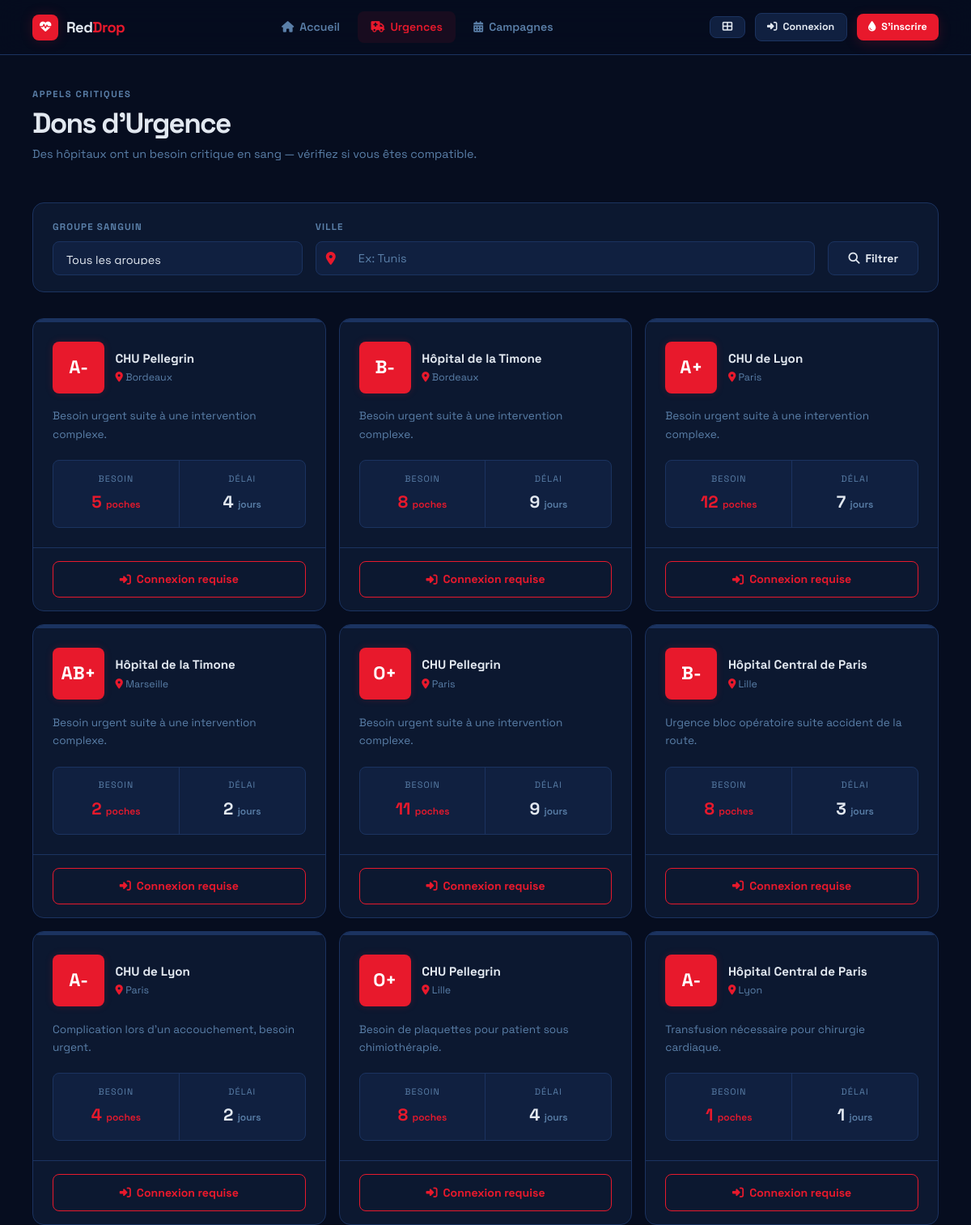
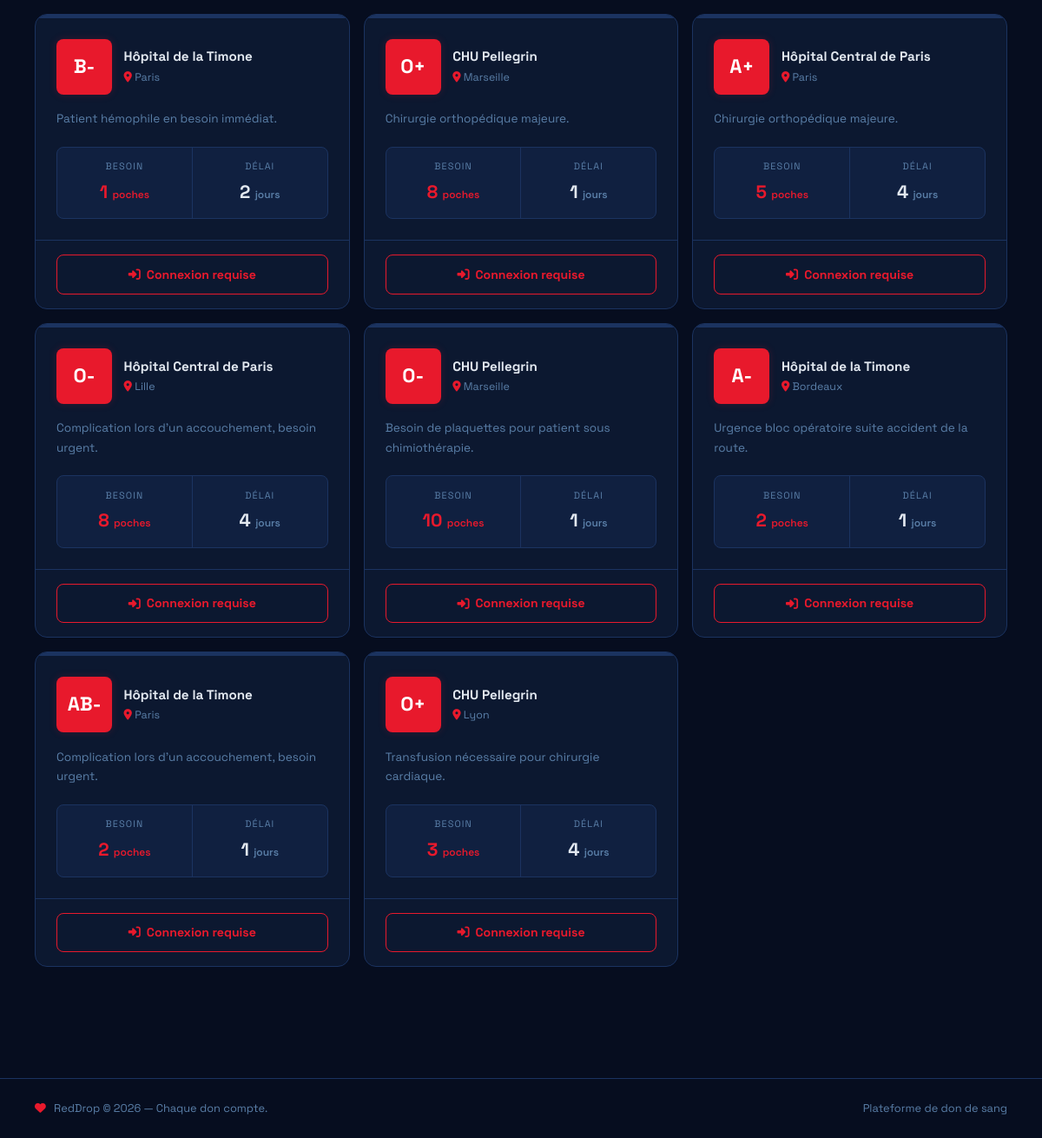
Page /reddrop/demandes/ on the committed database (2 pictures, top to bottom).
### reddrop/models.py (models this page shows, shortened)
class DemandeUrgente(models.Model):
    hopital = models.ForeignKey(Hopital, on_delete=models.CASCADE)
    groupe_sanguin = models.CharField(max_length=3, choices=BLOOD_TYPE_CHOICES)
    quantite = models.PositiveIntegerField(help_text='Nombre de poches demandées')
    delai = models.PositiveIntegerField(help_text='Délai en jours')
    description = models.TextField()
    ville = models.CharField(max_length=100)
    active = models.BooleanField(default=True)
    cree_le = models.DateTimeField(auto_now_add=True)
    class Meta:
        ordering = ['-cree_le']

class Hopital(models.Model):
    user = models.OneToOneField(settings.AUTH_USER_MODEL, on_delete=models.CASCADE, related_name='hopital_banque')
    nom = models.CharField(max_length=150)
    adresse = models.TextField()
    ville = models.CharField(max_length=100)
    numero_agrement = models.CharField(max_length=50)
    valide = models.BooleanField(default=False)

### reddrop/views.py (the view)
# urls.py: path('demandes/', views.urgent_requests, name='blood_demandes'),
def urgent_requests(request):
    demandes = DemandeUrgente.objects.filter(active=True)
    groupe = request.GET.get('groupe')
    ville = request.GET.get('ville')
    if groupe:
        demandes = demandes.filter(groupe_sanguin=groupe)
    if ville:
        demandes = demandes.filter(ville__icontains=ville)
    compatible_types = []
    if _is_donneur(request):
        compatible_types = get_compatible_receivers(request.user.donneur_banque.groupe_sanguin)
    return render(request, 'reddrop/urgent_requests.html', {
        'demandes': demandes,
        'groupe': groupe,
        'ville': ville,
        'blood_types': BLOOD_TYPE_CHOICES,
        'can_respond': _is_donneur(request),
        'is_hospital': _is_hopital(request),
        'compatible_types': compatible_types,
    })

### reddrop/views.py (called while the page is built)
def _is_hopital(request):
    return request.user.is_authenticated and hasattr(request.user, 'hopital_banque')

def _is_donneur(request):
    return request.user.is_authenticated and hasattr(request.user, 'donneur_banque')

### reddrop/templates/reddrop/urgent_requests.html (shortened to what this page needs)
{% extends 'reddrop/base.html' %}
{% load static %}
{% block content %}
<div class="ls-in" style="margin-bottom:2rem;">
  <div style="display:flex; justify-content:space-between; align-items:flex-end; flex-wrap:wrap; gap:1rem;">
    <div>
      <p class="ls-section-title" style="margin-bottom:0.3rem;">Appels critiques</p>
      <h1 style="font-size:2.2rem; font-weight:800; letter-spacing:-0.05em; margin:0;">Dons d'Urgence</h1>
      <p style="color:var(--ls-muted); font-size:0.9rem; margin-top:0.4rem;">Des hôpitaux ont un besoin critique en sang — vérifiez si vous êtes compatible.</p>
    </div>
  </div>
</div>
<div class="ls-filter ls-in-2">
  <form method="get" class="d-flex gap-3 align-items-end flex-wrap w-100">
    <div style="flex:1; min-width:150px;">
      <label class="ls-label">Groupe Sanguin</label>
      <select name="groupe" class="form-select" style="height:42px;">
        <option value="">Tous les groupes</option>
      </select>
    </div>
    <div style="flex:2; min-width:200px;">
      <label class="ls-label">Ville</label>
      <div class="input-group" style="height:42px;">
        <span class="input-group-text"><i class="fas fa-map-marker-alt" style="color:var(--ls-red);"></i></span>
        <input type="text" name="ville" value="{{ ville|default_if_none:'' }}"
               class="form-control" placeholder="Ex: Tunis" style="height:42px;">
      </div>
    </div>
    <button type="submit" class="ls-btn ls-btn-ghost" style="height:42px; padding:0 1.5rem;">
      <i class="fas fa-search"></i> Filtrer
    </button>
  </form>
</div>
<div class="row g-3 ls-in-3">
  {% for demande in demandes %}
  <div class="col-xl-4 col-lg-6">
    <div class="ls-req-card {% if demande.groupe_sanguin in compatible_types %}compatible{% endif %}">
      <div class="ls-req-card-accent"></div>
      <div class="ls-req-card-body">
        <div style="display:flex; justify-content:space-between; align-items:flex-start; margin-bottom:1.1rem;">
          <div style="display:flex; align-items:center; gap:0.85rem;">
            <div class="ls-blood-tag lg">{{ demande.groupe_sanguin }}</div>
            <div>
              <div style="font-weight:700; font-size:0.95rem;">{{ demande.hopital.nom }}</div>
              <div style="font-size:0.78rem; color:var(--ls-muted); margin-top:2px;">
                <i class="fas fa-map-marker-alt" style="color:var(--ls-red);"></i> {{ demande.ville }}
              </div>
            </div>
          </div>
        </div>
        <p style="font-size:0.85rem; color:var(--ls-muted); line-height:1.65; margin-bottom:1.25rem;">{{ demande.description }}</p>
        <div style="display:grid; grid-template-columns:1fr 1px 1fr; background:var(--ls-panel); border:1px solid var(--ls-border); border-radius:var(--ls-radius-sm); overflow:hidden;">
          <div style="padding:0.85rem 1rem; text-align:center;">
            <div style="font-size:0.68rem; text-transform:uppercase; letter-spacing:0.1em; color:var(--ls-muted); margin-bottom:4px;">Besoin</div>
            <div style="font-size:1.3rem; font-weight:800; color:var(--ls-red);">{{ demande.quantite }}&nbsp;<span style="font-size:0.75rem; font-weight:600;">poches</span></div>
          </div>
          <div style="padding:0.85rem 1rem; text-align:center;">
            <div style="font-size:0.68rem; text-transform:uppercase; letter-spacing:0.1em; color:var(--ls-muted); margin-bottom:4px;">Délai</div>
            <div style="font-size:1.3rem; font-weight:800; color:var(--ls-text);">{{ demande.delai }}&nbsp;<span style="font-size:0.75rem; font-weight:600; color:var(--ls-muted);">jours</span></div>
          </div>
        </div>
      </div>
      <div class="ls-req-card-foot">
        {% if can_respond %}
          {% if demande.groupe_sanguin in compatible_types %}
          <a href="{% url 'respond_request' demande.id %}" class="ls-btn ls-btn-primary ls-btn-full">
            <i class="fas fa-hand-holding-heart"></i> Se porter volontaire
          </a>
          {% else %}
          <button class="ls-btn ls-btn-ghost ls-btn-full" disabled style="opacity:0.4; cursor:not-allowed;">
            <i class="fas fa-ban"></i> Groupe incompatible
          </button>
          {% endif %}
        {% elif is_hospital %}
        <button class="ls-btn ls-btn-ghost ls-btn-full" disabled style="opacity:0.5; cursor:not-allowed;">
          Connecté en tant qu'Hôpital
        </button>
        {% else %}
        <a href="{% url 'blood_login' %}" class="ls-btn ls-btn-outline ls-btn-full">
          <i class="fas fa-sign-in-alt"></i> Connexion requise
        </a>
        {% endif %}
      </div>
    </div>
  </div>
  {% endfor %}
</div>
{% endblock %}

### static/css/blood_v2.css (style rules this page uses)
:root { --ls-bg: #060D1F; --ls-surface: #0C1830; --ls-panel: #102040; --ls-elevated: #162A52; --ls-red: #E8192C; --ls-red-dark: #B5121F; --ls-red-glow: rgba(232, 25, 44, 0.18); --ls-red-subtle: rgba(232, 25, 44, 0.08); --ls-orange: #FF6B35; --ls-teal: #00D4AA; --ls-yellow: #FFB800; --ls-text: #E2E8F0; --ls-muted: #5A7FA8; --ls-border: #1B3360; --ls-shadow: 0 8px 32px rgba(0, 0, 0, 0.55); --ls-radius: 14px; --ls-radius-sm: 8px; --nav-h: 68px; }
*, *::before, *::after { box-sizing: border-box; margin: 0; padding: 0; }
body.ls-body { font-family: 'Space Grotesk', sans-serif; background-color: var(--ls-bg); color: var(--ls-text); min-height: 100vh; line-height: 1.6; }
a { color: inherit; text-decoration: none; }
.ls-section-title { font-size: 0.7rem; font-weight: 700; letter-spacing: 0.14em; text-transform: uppercase; color: var(--ls-muted); margin-bottom: 1rem; }
.ls-blood-tag { display: inline-flex; align-items: center; justify-content: center; background: var(--ls-red); color: #fff; font-weight: 800; font-size: 0.85rem; border-radius: 6px; min-width: 44px; height: 36px; padding: 0 8px; flex-shrink: 0; letter-spacing: 0; box-shadow: 0 0 10px var(--ls-red-glow); }
.ls-blood-tag.lg { min-width: 64px; height: 64px; font-size: 1.4rem; border-radius: var(--ls-radius-sm); }
.ls-btn { display: inline-flex; align-items: center; gap: 7px; padding: 0.65rem 1.35rem; border-radius: var(--ls-radius-sm); font-weight: 700; font-size: 0.88rem; cursor: pointer; border: none; transition: all 0.2s; font-family: 'Space Grotesk', sans-serif; }
.ls-btn-ghost { background: var(--ls-panel); color: var(--ls-text); border: 1px solid var(--ls-border); }
.ls-btn-outline { background: transparent; color: var(--ls-red); border: 1.5px solid var(--ls-red); }
.ls-btn-full { width: 100%; justify-content: center; }
.ls-req-card { background: var(--ls-surface); border: 1px solid var(--ls-border); border-radius: var(--ls-radius); overflow: hidden; display: flex; flex-direction: column; transition: border-color 0.2s, transform 0.2s; }
.ls-req-card-accent { height: 4px; background: var(--ls-border); }
.ls-req-card-body { padding: 1.5rem; flex-grow: 1; }
.ls-req-card-foot { padding: 1rem 1.5rem; border-top: 1px solid var(--ls-border); }
.ls-filter { background: var(--ls-surface); border: 1px solid var(--ls-border); border-radius: var(--ls-radius); padding: 1.25rem 1.5rem; margin-bottom: 2rem; display: flex; gap: 1rem; align-items: flex-end; flex-wrap: wrap; }
.ls-label { display: block; font-size: 0.72rem; font-weight: 700; letter-spacing: 0.1em; text-transform: uppercase; color: var(--ls-muted); margin-bottom: 0.5rem; }
.ls-input, .ls-select, select.form-select, input.form-control, textarea.form-control { width: 100%; background: var(--ls-panel) !important; border: 1px solid var(--ls-border) !important; border-radius: var(--ls-radius-sm); padding: 0.75rem 1rem; font-family: 'Space Grotesk', sans-serif; font-size: 0.9rem; color: var(--ls-text) !important; transition: border-color 0.2s, box-shadow 0.2s; }
.ls-input::placeholder, input.form-control::placeholder { color: var(--ls-muted); }
.input-group-text { background: var(--ls-panel) !important; border: 1px solid var(--ls-border) !important; border-radius: var(--ls-radius-sm) 0 0 var(--ls-radius-sm) !important; color: var(--ls-muted) !important; }
.input-group .form-control { border-radius: 0 var(--ls-radius-sm) var(--ls-radius-sm) 0 !important; border-left: none !important; }
.ls-in { animation: glow-in 0.4s ease both; }
.ls-in-2 { animation: glow-in 0.4s ease 0.1s both; }
.ls-in-3 { animation: glow-in 0.4s ease 0.2s both; }

### rows in the picture
DemandeUrgente: groupe_sanguin "A-", hopital.nom "CHU Pellegrin", ville "Bordeaux", description "Besoin urgent suite à une intervention complexe.", quantite "5", delai "4"
DemandeUrgente: groupe_sanguin "B-", hopital.nom "Hôpital de la Timone", ville "Bordeaux", description "Besoin urgent suite à une intervention complexe.", quantite "8", delai "9"
DemandeUrgente: groupe_sanguin "A+", hopital.nom "CHU de Lyon", ville "Paris", description "Besoin urgent suite à une intervention complexe.", quantite "12", delai "7"
DemandeUrgente: groupe_sanguin "AB+", hopital.nom "Hôpital de la Timone", ville "Marseille", description "Besoin urgent suite à une intervention complexe.", quantite "2", delai "2"
DemandeUrgente: groupe_sanguin "O+", hopital.nom "CHU Pellegrin", ville "Paris", description "Besoin urgent suite à une intervention complexe.", quantite "11", delai "9"
DemandeUrgente: groupe_sanguin "B-", hopital.nom "Hôpital Central de Paris", ville "Lille", description "Urgence bloc opératoire suite accident de la route.", quantite "8", delai "3"
DemandeUrgente: groupe_sanguin "A-", hopital.nom "CHU de Lyon", ville "Paris", description "Complication lors d'un accouchement, besoin urgent.", quantite "4", delai "2"
DemandeUrgente: groupe_sanguin "O+", hopital.nom "CHU Pellegrin", ville "Lille", description "Besoin de plaquettes pour patient sous chimiothérapie.", quantite "8", delai "4"
DemandeUrgente: groupe_sanguin "A-", hopital.nom "Hôpital Central de Paris", ville "Lyon", description "Transfusion nécessaire pour chirurgie cardiaque.", quantite "1", delai "1"
DemandeUrgente: groupe_sanguin "B-", hopital.nom "Hôpital de la Timone", ville "Paris", description "Patient hémophile en besoin immédiat.", quantite "1", delai "2"
DemandeUrgente: groupe_sanguin "O+", hopital.nom "CHU Pellegrin", ville "Marseille", description "Chirurgie orthopédique majeure.", quantite "8", delai "1"
DemandeUrgente: groupe_sanguin "A+", hopital.nom "Hôpital Central de Paris", ville "Paris", description "Chirurgie orthopédique majeure.", quantite "5", delai "4"
DemandeUrgente: groupe_sanguin "O-", hopital.nom "Hôpital Central de Paris", ville "Lille", description "Complication lors d'un accouchement, besoin urgent.", quantite "8", delai "4"
DemandeUrgente: groupe_sanguin "O-", hopital.nom "CHU Pellegrin", ville "Marseille", description "Besoin de plaquettes pour patient sous chimiothérapie.", quantite "10", delai "1"
DemandeUrgente: groupe_sanguin "A-", hopital.nom "Hôpital de la Timone", ville "Bordeaux", description "Urgence bloc opératoire suite accident de la route.", quantite "2", delai "1"
DemandeUrgente: groupe_sanguin "AB-", hopital.nom "Hôpital de la Timone", ville "Paris", description "Complication lors d'un accouchement, besoin urgent.", quantite "2", delai "1"
DemandeUrgente: groupe_sanguin "O+", hopital.nom "CHU Pellegrin", ville "Lyon", description "Transfusion nécessaire pour chirurgie cardiaque.", quantite "3", delai "4"
